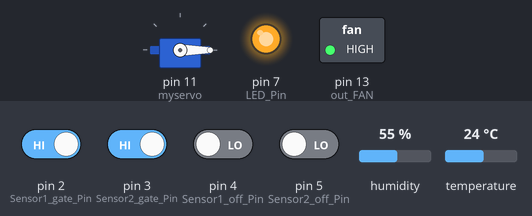
This sketch was run on a simulated Arduino Uno, built with avr-gcc and run on an emulated ATmega328P. Shown: servo, switched loads named in the sketch (green lamp = pin HIGH), output pins drawn as LEDs (lit = HIGH). The test bench sets the inputs (shaded band); at power-on: pin 2 (Sensor1_gate_Pin), pin 3 (Sensor2_gate_Pin) HIGH, pin 4 (Sensor1_off_Pin), pin 5 (Sensor2_off_Pin) LOW, temperature 24 °C, humidity 55 %. What the sketch prints to the serial monitor is not drawn.

Above: at 1.8 s.
1.9 s: pin 2 (Sensor1_gate_Pin) driven LOW
At 4.4 s:
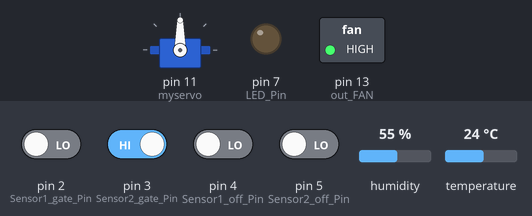
5.4 s: pin 3 (Sensor2_gate_Pin) driven LOW
8.9 s: temperature set to 27 °C
At 13.7 s:
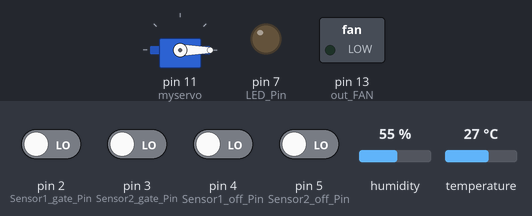
24.1 s: temperature set to 12 °C
At 30.1 s:
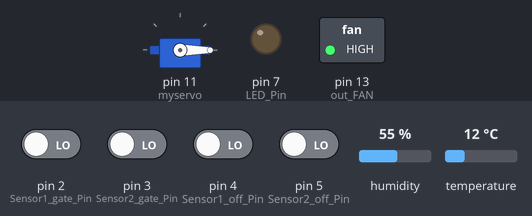
Timing chart, 0 to 31.1 s (numbered marks = the images above; inputs shaded):
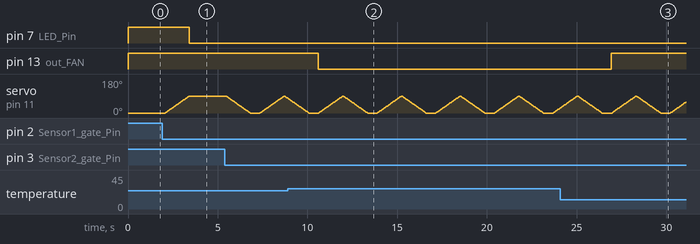

Measured:
- the behaviour switches between 25 and 26 °C on temperature (found by bisection; images 1 and 2)
- after the input at 1.9 s, pin 7 (LED_Pin): HIGH → LOW after 1.5 s; servo on pin 11 (myservo): moves from 0° to 90° over 1.4 s, starting after 0.16 s
- after the input at 8.9 s, pin 13 (out_FAN): HIGH → LOW after 1.7 s
- after the input at 24.1 s, pin 13 (out_FAN): LOW → HIGH after 2.8 s

The sketch:

Code.ino
```cpp
#include <Servo.h>
#include "DHT.h"
#define DHTPIN 6         // what pin we're connected to
#define DHTTYPE DHT11    // DHT 11
DHT dht(DHTPIN, DHTTYPE);
#define out_FAN 13      // Pin connected to the fan

// Pins for sensors and LED
int Sensor1_gate_Pin = 2;
int Sensor2_gate_Pin = 3;
int Sensor1_off_Pin = 4;
int Sensor2_off_Pin = 5;
int LED_Pin = 7;

Servo myservo;
int gate_outside = HIGH;
int gate_inside = HIGH;
int office1_state ;
int office2_state ;
int pos = 0;            // servo position in degrees
int Sensor_count=0;
int gate_state =0;      //0 is closed, 1 is open from first sensor, 2 is open from second sensor
char message[5];        //array of characters used in sending the data to the nodemcu
char A,B,C;

void setup() {
  // Sensor pins as input
  pinMode(Sensor1_gate_Pin, INPUT);
  pinMode(Sensor2_gate_Pin, INPUT);
  pinMode(Sensor1_off_Pin, INPUT);
  pinMode(Sensor2_off_Pin, INPUT);
  // LED pin as output
  pinMode(LED_Pin, OUTPUT);
  // Pin connected to the fan
  pinMode(out_FAN,OUTPUT);
  Serial.begin(9600);
  digitalWrite(LED_Pin,HIGH);   //the led is initially off(active low)
  myservo.attach(11);
  myservo.write(pos);           // Set servo position to 0 degrees
  digitalWrite(out_FAN,HIGH);   //the fan is initially off(active low)
  dht.begin();
}

void loop() {
  //store the sensors readings in variables
  gate_outside = digitalRead(Sensor1_gate_Pin);
  gate_inside = digitalRead(Sensor2_gate_Pin);
  office1_state = digitalRead(Sensor1_off_Pin);
  office2_state = digitalRead(Sensor2_off_Pin);
  float cel = dht.readTemperature();

  if(cel>=26){                  // If temperature is equal to or above 26 degrees Celsius
   digitalWrite(out_FAN,LOW);   // Turn off the fan
  }else if(cel<=23){            // If temperature is equal to or below 23 degrees Celsius
    digitalWrite(out_FAN,HIGH); // Turn on the fan
  }

  if ((gate_outside == LOW)&&(gate_state==0)){   //If the sensor outside the room is triggered and the gate is closed
           gate_state=1;                         // Set gate state to open from first sensor
           Sensor_count++;
           // Open the gate by incrementing servo position
           for (pos = 0; pos <= 90; pos += 1) { // goes from 0 degrees to 90 degrees
            // in steps of 1 degree
            myservo.write(pos);                 // tell servo to go to position in variable 'pos'
            delay(15);                          // waits 15 ms for the servo to reach the position

           }
  }
   else if((gate_inside == LOW) && (gate_state == 0)&&(Sensor_count != 0)){ //If the sensor inside the room is triggered and the gate is closed
           gate_state = 2;                                                  // Set gate state to open from second sensor
           Sensor_count--;
           if(Sensor_count <0){
            Sensor_count = 0;
           }
           // Open the gate by incrementing servo position
           for (pos = 0; pos <= 90; pos += 1) { // goes from 0 degrees to 90 degrees
            // in steps of 1 degree
            myservo.write(pos);              // tell servo to go to position in variable 'pos'
            delay(15);                       // waits 15 ms for the servo to reach the position
          }
     }

 if((gate_outside == LOW) && (gate_state == 2)){ //If the sensor outside the room is triggered and the gate is opened from second sensor
    gate_state = 0;                              // Set gate state to closed
    // Close the gate by decrementing servo position
    for (pos = 90; pos >= 0; pos -= 1) {         // goes from 90 degrees to 0 degrees
        myservo.write(pos);                      // tell servo to go to position in variable 'pos'
        delay(15);                               // waits 15 ms for the servo to reach the position
    }
  }
  if((gate_inside == LOW) && (gate_state == 1)){     //If the sensor inside the room is triggered and the gate is opened from first sensor
    gate_state=0;                                   // Set gate state to closed
    // Close the gate by decrementing servo position
    for (pos = 90; pos >= 0; pos -= 1) {              // goes from 90 degrees to 0 degrees
        myservo.write(pos);                              // tell servo to go to position in variable 'pos'
        delay(15);                                      // waits 15 ms for the servo to reach the position
    }
  }


  if ( Sensor_count > 0){           // Turn on the LED if Sensor_count is greater than 0
    digitalWrite(LED_Pin,LOW);
  }else{
    digitalWrite(LED_Pin,HIGH);    // Turn off the LED if Sensor_count is 0
  }

  if(cel<=23)
  {
    C='Z';
  }
  if(cel==24)
  {
    C='z';
  }
  if(cel==25)
  {
    C='X';
  }
  if(cel>=26)
  {
    C='X';
  }
  if(office1_state==1)
  {
    A='A';
  }
  else if(office1_state==0)
  {
    A='a';
  }
  if(office2_state==1)
  {
    B='B';
  }
  else if(office2_state==0)
  {
    B='b';
  }

  String X =String(C)+String(Sensor_count)+String(A)+String(B);
  X.toCharArray(message,5);

  Serial.write(message);      // Send the message via serial communication

  delay(500);                 // Delay for 500 milliseconds
}
```
